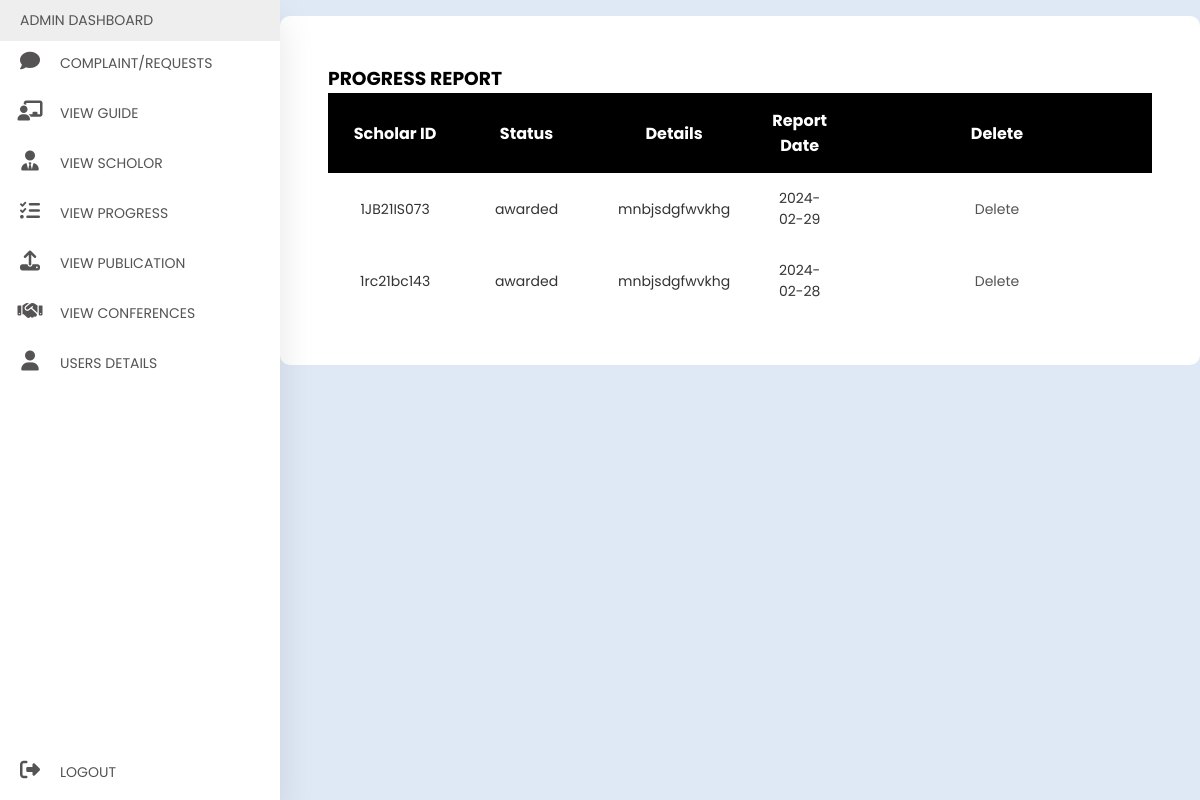
The page /view_progressreport.php (signed in) on the database its author committed.
### tables this page shows
CREATE TABLE `progress_report` (
  `sl_no` int(11) NOT NULL,
  `sid` varchar(15) DEFAULT NULL,
  `status` varchar(50) DEFAULT NULL,
  `details` varchar(150) DEFAULT NULL,
  `report_date` date DEFAULT NULL
);

### view_progressreport.php (the view, shortened to what this page needs)
<?php
include 'connetdb.php';
$sql = "SELECT * FROM progress_report";
$result = mysqli_query($data, $sql);
?>
<!DOCTYPE html>
<html>
<head>
    <link rel="stylesheet" href="dash.css">
    <link rel="stylesheet" href="https://cdnjs.cloudflare.com/ajax/libs/font-awesome/6.5.1/css/all.min.css"
 />
</head>
<body>
	<?php
		include 'admin_sidebar.php';
	?>
    <div class="main">
        <div class="tabular">
            <h3 class="maintitle">PROGRESS REPORT</h3>
            <div class="tablecontainer">
                <table>
                    <thead>
                <tr>
                    <th>Scholar ID</th>
                    <th>Status</th>
                    <th>Details</th>
                    <th>Report Date</th>
                    <th>Delete</th>
                </tr>
                <?php
                while($info = $result->fetch_assoc())
                {
                ?>
                <tr>
                    <td><?php echo"{$info['sid']}";?></td>
                    <td><?php echo"{$info['status']}";?></td>
                    <td><?php echo"{$info['details']}";?></td>
                    <td><?php echo"{$info['report_date']}";?></td>
                    <td>
                        <?php echo"<a onClick=\"javascript:return confirm('are you sure to delete');\" href='delete_report.php?id={$info['sl_no']}'>Delete</a>";?>
                    </td>
                </tr>
                <?php
                }
                ?>
                                </thead>
                </table>
	        </div>
	    </div>
	</div>
</body>
</html>

### dash.css (style rules this page uses)
* { margin: 0; padding: 0; outline: none; border: none; text-decoration: none; box-sizing: border-box; font-family: "Poppins",sans-serif; }
body { display: flex; background:#dfe9f5 ; }
a { position: relative; color:rgb(85,83,83); font-size: 14px; display: table; width:280px; padding: 10px; }
.main { width: 100%; }
.tabular { background: white; margin-top: 1rem; border-radius: 10px; padding: 3rem; }
.tablecontainer { width: 100%; }
table { width: 100%; border-collapse: collapse; }
thead { background: rgba(113,99,186, 255); color: white; }
th { padding: 15px; text-align: center; background: black; color: white; }
thead { background: white; color: black; }
td { padding:15px; font-size: 14px; color:#333; text-align: center; width: 30%; }
tr:nth-child(even) { background:white ; }

### rows shown on the page
progress_report: sid "1JB21IS073", status "awarded", details "mnbjsdgfwvkhg", report_date "2024-02-29"
progress_report: sid "1rc21bc143", status "awarded", details "mnbjsdgfwvkhg", report_date "2024-02-28"
